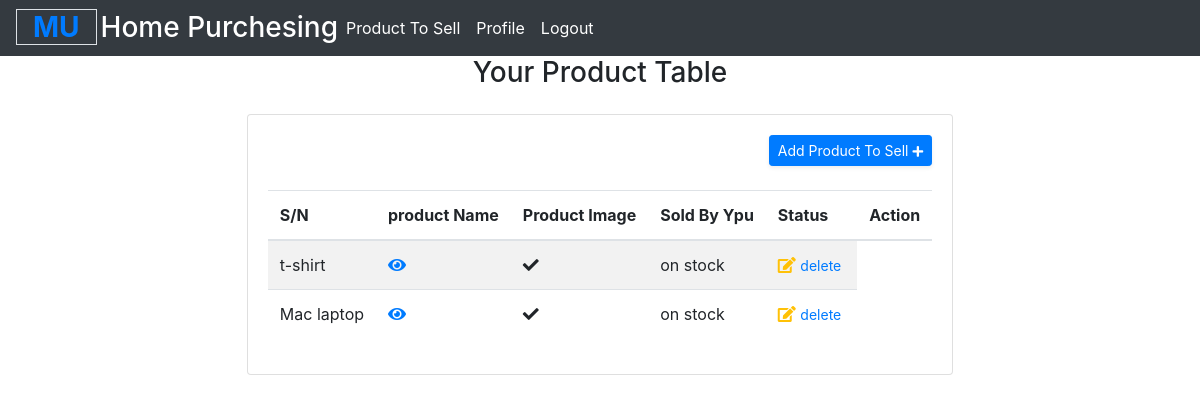
/seller/product.php (signed in), run on an earlier commit of the app's database.
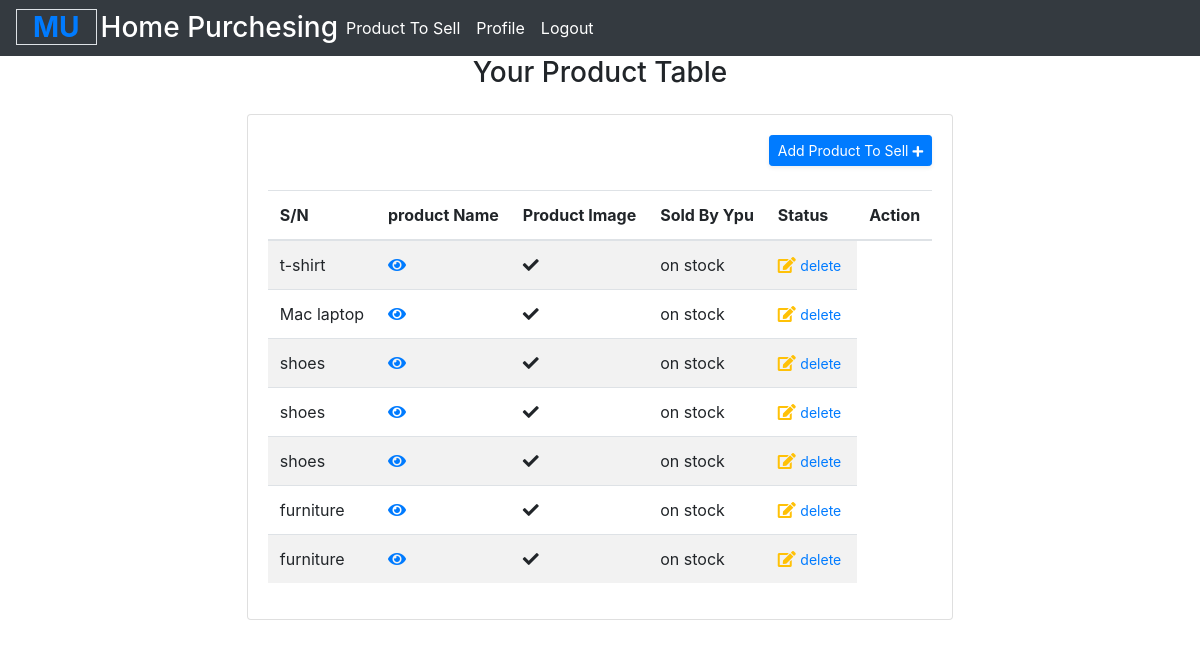
And on a later commit of the database.
### tables this page shows
CREATE TABLE `product` (
  `productId` int(11) NOT NULL,
  `productName` text NOT NULL,
  `soldBy` int(11) NOT NULL,
  `status` varchar(50) NOT NULL DEFAULT '''available''',
  `productCategory` int(11) NOT NULL,
  `productImage` text NOT NULL
);

### seller/product.php (the view, shortened to what this page needs)
<?php require_once('../admin/include/navbar.php'); ?>
<h3 class="text-center text-capitalize">Your Product Table</h3>
<div class=" col-md-12 my-4 d-flex justify-content-center">
    <div class="row animated--grow-in">
        <div class="col-md-12">
            <div class="card card-body">
                <div class="d-sm-flex align-items-center justify-content-between mb-4">
                        <button class="d-none d-sm-inline-block btn btn-primary btn-sm shadow-sm" data-toggle="modal"
                            data-target="#sellProduct">Add Product To Sell <i class="fa fa-plus fa-sm"></i>
                        </button>
                </div>
                <div class="table-responsive">
                    <table class="table table-striped table-hover dt-responsive display nowrap" id="dataTable" width="100%" cellspacing="0">
                        <thead>
                        <tr>
                            <th>S/N</th>
                            <th>product Name</th>
                            <th>Product Image</th>
                            <th>Sold By Ypu</th>
                            <th>Status</th>
                            <th>Action</th>
                        </tr>
                        </thead>
                        <tbody>
                        <?php
                            $new_seller_record = $conn->query("SELECT * FROM product where soldBy = {$_SESSION['sellerData']['sellerId']} ");
                            while($ProdcutResult = mysqli_fetch_array($new_seller_record)):
                                if($ProdcutResult > 0): ?>
                                    <tr>
                                        <td><?php echo $ProdcutResult['productName'] ?> </td>
                                        <td><a href="" data-target="#viewProduct<?php echo $ProdcutResult['productId']; ?>" data-toggle="modal"><i class="fa fa-eye text-center"></i></a></td>
                                        <td><i class="fa fa-check text-center"></i> </td>
                                        <td><?php echo $ProdcutResult['status']; ?> </td>
                                        <td>
                                            <a href="" data-target="#updateProductInfo<?php echo $ProdcutResult['productId']; ?>" data-toggle="modal"><i class="fa fa-edit text-warning"></i></a>
                                            <a href="" data-target="#deleteProduct<?php echo $ProdcutResult['productId']; ?>" data-toggle="modal"><small>delete </small><i class="fa fa-trash-o text-danger"></i></a>
                                        </td>
                                <?php endif; ?>
                            <?php endwhile; ?>
                        </tbody>
                    </table>
                </div>
            </div>
        </div>
    </div>
</div>

What changed in the data, as far as the page shows it:
added product: productName "shoes", status "on stock"
added product: productName "shoes", status "on stock"
added product: productName "shoes", status "on stock"
added product: productName "furniture", status "on stock"
added product: productName "furniture", status "on stock"
